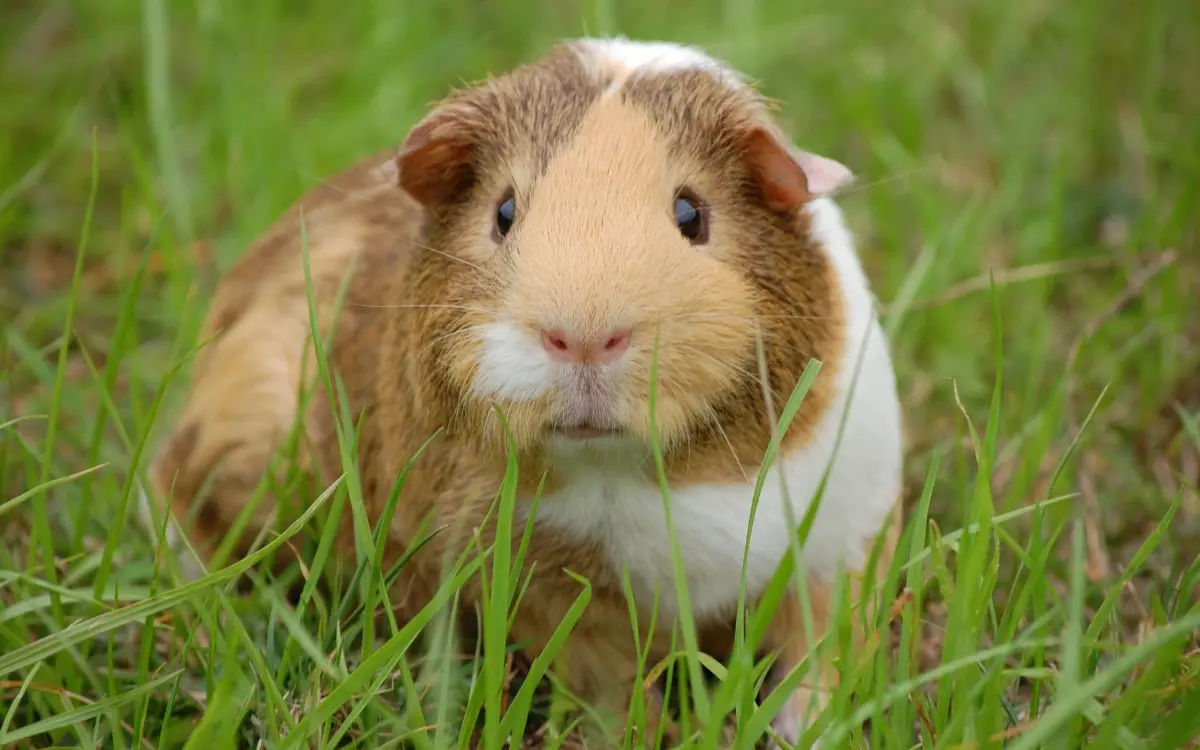
#> input picture 13-thirdModule/hh.jpg, 1200 x 750 px
$ python pillowDemo1.py
#> lines starting #> are read from the running program, lines starting #| are printed output that depends on the picture
# -*- coding:utf-8 -*-
# @FileName  :pillowDemo1.py
# @Time      :2022/6/10 10:14
# @Author    :dzz
# @Function  :

from PIL import Image, ImageFilter
import os
if __name__ == "__main__":
    print(os.path.abspath(__file__))
    print(os.path.dirname(os.path.dirname(os.path.dirname(os.path.abspath(__file__)))))
    print(os.path.dirname(os.path.dirname(os.path.dirname(os.path.dirname(os.path.abspath(__file__))))))
    im: Image = Image.open("hh.jpg")
#> im is the input picture: PIL image 1200x750 RGB; mean R, G, B 122.6, 126.2, 64.5

    w, h = im.size
#> w = 1200; h = 750
    print(f"原始大小:{w}*{h}")
#| 原始大小:1200*750

    # 进行缩放
    im.thumbnail((w // 2, h // 2))
#> im: PIL image 600x375 RGB

    # im.save('thumbnail.jpg', 'jpeg')

    im2 = im.filter(ImageFilter.EMBOSS)
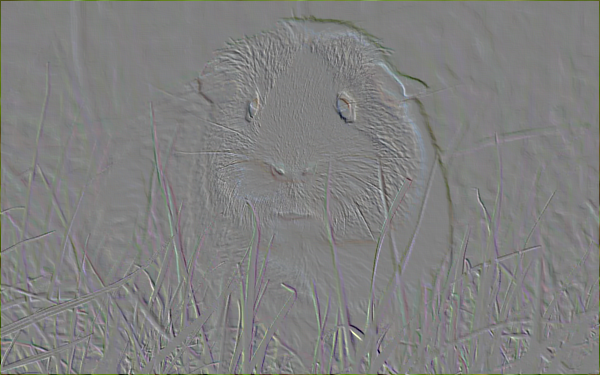
#> im2: PIL image 600x375 RGB; mean R, G, B 127.8, 127.9, 127.3

    im2.save('blur.jpg', 'jpeg')
